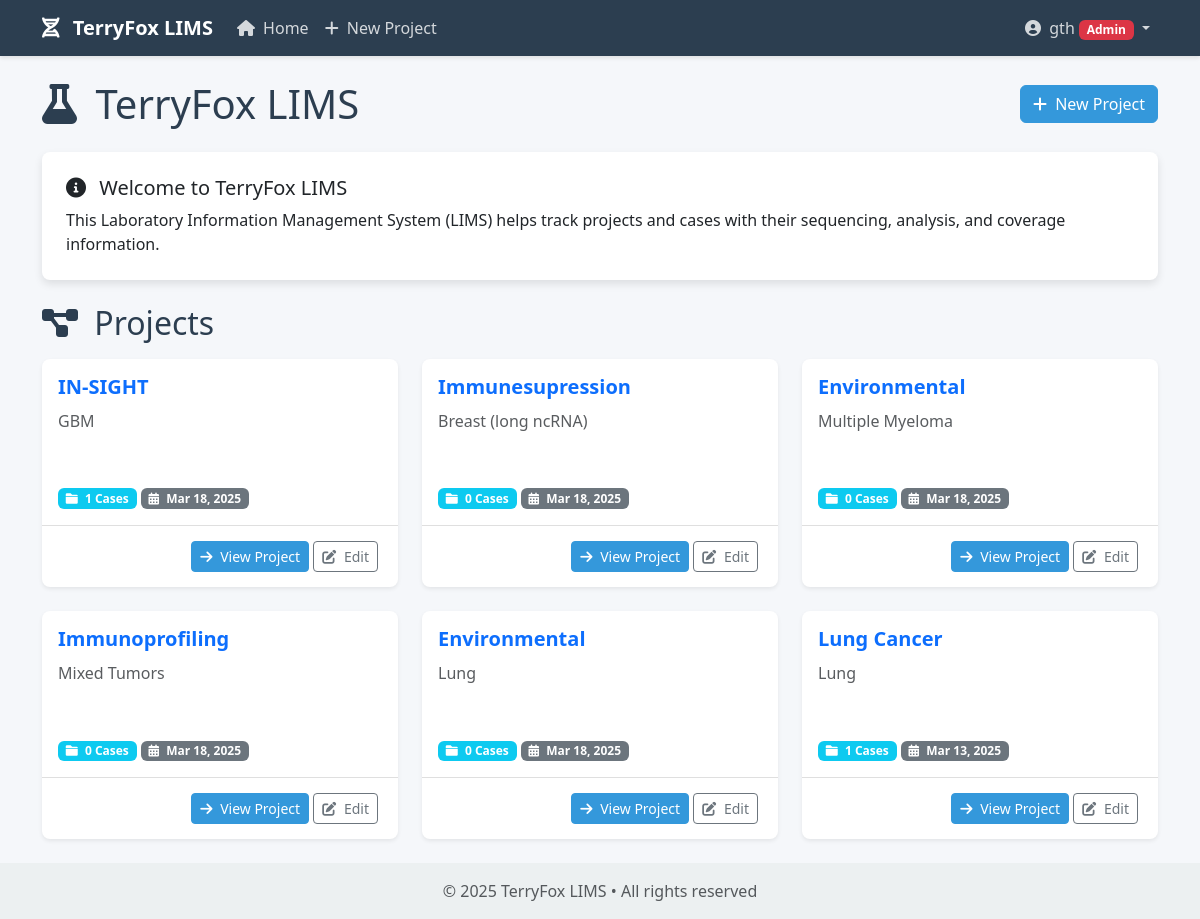
The app's page / (signed in) with its own data.
### core/models.py (models this page shows, shortened)
class Project(models.Model):
    name = models.CharField(max_length=255)
    description = models.TextField(blank=True)
    created_at = models.DateTimeField(auto_now_add=True)
    updated_at = models.DateTimeField(auto_now=True)
    created_by = models.ForeignKey(User, on_delete=models.CASCADE, related_name='created_projects')

### core/views.py (the view)
# urls.py: path('', views.home, name='home'),
@login_required
def home(request):
    projects = Project.objects.all().annotate(cases_count=Count('cases'))
    return render(request, 'core/home.html', {'projects': projects})

### templates/core/home.html (shortened to what this page needs)
{% extends 'base.html' %}
{% block content %}
<div class="d-flex justify-content-between align-items-center mb-4">
    <h1 class="mb-0"><i class="fas fa-flask me-2"></i> TerryFox LIMS</h1>
    {% if user.is_superuser or user.groups.all.0.name == 'Bioinformatician' %}
    <a href="{% url 'project_create' %}" class="btn btn-primary">
        <i class="fas fa-plus me-1"></i> New Project
    </a>
    {% endif %}
</div>
<div class="card mb-4">
    <div class="card-body p-4">
        <h5><i class="fas fa-info-circle me-2"></i> Welcome to TerryFox LIMS</h5>
        <p class="mb-0">This Laboratory Information Management System (LIMS) helps track projects and cases with their sequencing, analysis, and coverage information.</p>
    </div>
</div>
{% if projects %}
    <h2 class="mb-3"><i class="fas fa-project-diagram me-2"></i> Projects</h2>
    <div class="row">
        {% for project in projects %}
            <div class="col-md-6 col-lg-4 mb-4">
                <div class="card project-card h-100 shadow-sm">
                    <div class="card-body">
                        <h5 class="card-title">
                            <a href="{% url 'project_detail' project_id=project.id %}" class="text-decoration-none">
                                {{ project.name }}
                            </a>
                        </h5>
                        <p class="card-text text-muted">
                            {% if project.description %}
                                {{ project.description|truncatechars:100 }}
                            {% else %}
                                <em>No description provided</em>
                            {% endif %}
                        </p>
                        <div class="mt-3">
                            <span class="badge bg-info">
                                <i class="fas fa-folder me-1"></i> {{ project.cases_count }} Cases
                            </span>
                            <span class="badge bg-secondary">
                                <i class="fas fa-calendar-alt me-1"></i> {{ project.created_at|date:"M d, Y" }}
                            </span>
                        </div>
                    </div>
                    <div class="card-footer text-end">
                        <a href="{% url 'project_detail' project_id=project.id %}" class="btn btn-sm btn-primary">
                            <i class="fas fa-arrow-right me-1"></i> View Project
                        </a>
                        {% if user.is_superuser or user.groups.all.0.name == 'PI' %}
                        <a href="{% url 'project_update' project_id=project.id %}" class="btn btn-sm btn-outline-secondary">
                            <i class="fas fa-edit me-1"></i> Edit
                        </a>
                        {% endif %}
                    </div>
                </div>
            </div>
        {% endfor %}
    </div>
{% endif %}
{% endblock %}

### templates/base.html (shortened to what this page needs)
<!DOCTYPE html>
<html lang="en">
<head>
    <link href="https://cdn.jsdelivr.net/npm/bootstrap@5.3.0/dist/css/bootstrap.min.css" rel="stylesheet">
    <link rel="stylesheet" href="https://cdnjs.cloudflare.com/ajax/libs/font-awesome/6.0.0/css/all.min.css">
</head>
<body>
    <nav class="navbar navbar-expand-lg navbar-dark bg-dark mb-4">
        <div class="container">
            <a class="navbar-brand" href="{% url 'home' %}">
                <i class="fas fa-dna me-2"></i> TerryFox LIMS
            </a>
            <div class="collapse navbar-collapse" id="navbarNav">
                <ul class="navbar-nav me-auto">
                    <li class="nav-item">
                        <a class="nav-link" href="{% url 'home' %}">
                            <i class="fas fa-home me-1"></i> Home
                        </a>
                    </li>
                    {% if user.is_superuser or user.groups.all.0.name == 'Bioinformatician' %}
                    <li class="nav-item">
                        <a class="nav-link" href="{% url 'project_create' %}">
                            <i class="fas fa-plus me-1"></i> New Project
                        </a>
                    </li>
                    {% endif %}
                </ul>
                <ul class="navbar-nav">
                    {% if user.is_authenticated %}
                    <li class="nav-item dropdown">
                        <a class="nav-link dropdown-toggle" href="#" id="userDropdown" role="button" data-bs-toggle="dropdown">
                            <i class="fas fa-user-circle me-1"></i> {{ user.username }}
                            {% if user.is_superuser %}
                                <span class="badge bg-danger">Admin</span>
                            {% elif user.groups.all.0.name == 'PI' %}
                                <span class="badge bg-primary">PI (View Only)</span>
                            {% elif user.groups.all.0.name == 'Bioinformatician' %}
                                <span class="badge bg-success">Bioinformatician (CRUD)</span>
                            {% endif %}
                        </a>
                    </li>
                    {% else %}
                    <li class="nav-item">
                        <a class="nav-link" href="{% url 'login' %}">
                            <i class="fas fa-sign-in-alt me-1"></i> Login
                        </a>
                    </li>
                    {% endif %}
                </ul>
            </div>
        </div>
    </nav>
    <div class="container">
        {% block content %}{% endblock %}
    </div>
    <footer class="footer mt-auto py-3">
        <div class="container text-center">
            <span class="text-muted">© {% now "Y" %} TerryFox LIMS • All rights reserved</span>
        </div>
    </footer>
</body>
</html>

### templates/base.html (style rules this page uses)
:root { --primary-color: #2c3e50; --secondary-color: #3498db; --accent-color: #e74c3c; --light-color: #ecf0f1; --dark-color: #2c3e50; }
body { font-family: 'Segoe UI', Tahoma, Geneva, Verdana, sans-serif; background-color: #f5f7fa; color: var(--dark-color); }
.navbar { background-color: var(--primary-color) !important; box-shadow: 0 2px 4px rgba(0, 0, 0, 0.1); }
.navbar-brand { font-weight: bold; color: white !important; }
.nav-link { color: rgba(255, 255, 255, 0.8) !important; transition: color 0.3s; }
.card { border: none; border-radius: 8px; box-shadow: 0 4px 8px rgba(0, 0, 0, 0.1); transition: transform 0.3s, box-shadow 0.3s; margin-bottom: 20px; }
.btn-primary { background-color: var(--secondary-color); border-color: var(--secondary-color); }
.footer { background-color: var(--light-color); padding: 20px 0; margin-top: 40px; }
.project-card { height: 100%; }
.project-card .card-body { display: flex; flex-direction: column; }
.project-card .card-title { font-size: 1.25rem; font-weight: bold; margin-bottom: 10px; }
.project-card .card-text { flex-grow: 1; }
.project-card .card-footer { background-color: transparent; border-top: 1px solid rgba(0, 0, 0, 0.125); padding: 15px 20px; }

### records on screen
Project: name "IN-SIGHT", description "GBM", cases_count "1", created_at "Mar 18, 2025"
Project: name "Immunesupression", description "Breast (long ncRNA)", cases_count "0", created_at "Mar 18, 2025"
Project: name "Environmental", description "Multiple Myeloma", cases_count "0", created_at "Mar 18, 2025"
Project: name "Immunoprofiling", description "Mixed Tumors", cases_count "0", created_at "Mar 18, 2025"
Project: name "Environmental", description "Lung", cases_count "0", created_at "Mar 18, 2025"
Project: name "Lung Cancer", description "Lung", cases_count "1", created_at "Mar 13, 2025"

### other values on screen
{{ user.username }} "gth"
